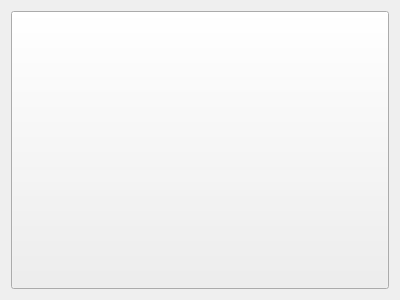
<?xml version="1.0" encoding="UTF-8"?>
<ui version="4.0">
 <class>PopUpCard</class>
 <widget class="QWidget" name="PopUpCard">
  <property name="geometry">
   <rect>
    <x>0</x>
    <y>0</y>
    <width>400</width>
    <height>300</height>
   </rect>
  </property>
  <property name="windowTitle">
   <string>Form</string>
  </property>
  <layout class="QGridLayout" name="gridLayout">
   <item row="0" column="0">
    <widget class="QPushButton" name="theCard">
     <property name="sizePolicy">
      <sizepolicy hsizetype="Preferred" vsizetype="Preferred">
       <horstretch>0</horstretch>
       <verstretch>0</verstretch>
      </sizepolicy>
     </property>
     <property name="text">
      <string/>
     </property>
    </widget>
   </item>
  </layout>
 </widget>
 <resources/>
 <connections/>
</ui>
